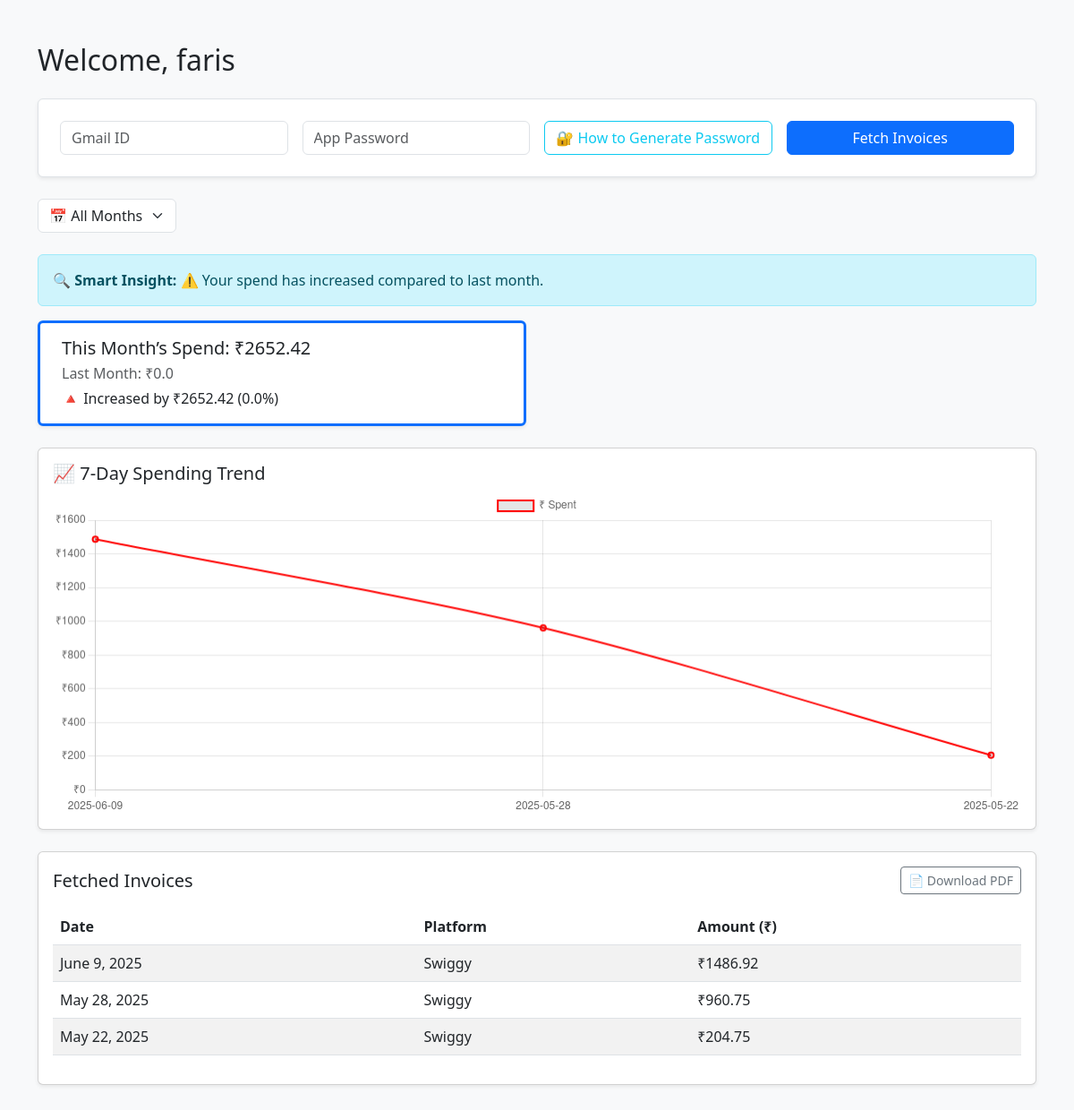
The page /dashboard/ (signed in) on the database its author committed.
### core/models.py (models this page shows, shortened)
class Invoice(models.Model):
    user = models.ForeignKey(User, on_delete=models.CASCADE, related_name="invoices")
    platform = models.CharField(max_length=100)
    amount = models.DecimalField(max_digits=10, decimal_places=2)
    date_fetched = models.DateField()
    created_at = models.DateTimeField(auto_now_add=True)
    class Meta:
        ordering = ['-date_fetched']
        verbose_name = 'Invoice'
        verbose_name_plural = 'Invoices'

### core/views.py (the view, shortened to what this page needs)
# urls.py: path('dashboard/', views.dashboard, name='dashboard'),
@login_required
def dashboard(request):
    invoices = []
    fetching = False
    invoices = Invoice.objects.filter(user=request.user)
    month_filter = request.GET.get("month", "")
    spend_by_date = defaultdict(float)
    month_spend = 0.0
    last_month_spend = 0.0
    for inv in invoices:
        date_str = inv.date_fetched.strftime("%Y-%m-%d")
        month_label = inv.date_fetched.strftime("%B %Y")
        amount = float(inv.amount)
        if not month_filter or month_label == month_filter:
            spend_by_date[date_str] += amount
            month_spend += amount
        elif month_label == get_previous_month(month_filter or datetime.today().strftime("%B %Y")):
            last_month_spend += amount
    chart_labels = list(spend_by_date.keys())
    chart_data = list(spend_by_date.values())
    smart_insight = ""
    if month_spend > last_month_spend:
        smart_insight = "⚠️ Your spend has increased compared to last month."
    elif month_spend < last_month_spend:
        smart_insight = "🎉 Great job! You spent less than last month."
    elif month_spend == 0:
        smart_insight = "🕵️ No spending recorded this month yet."
    used_months = set(inv.date_fetched.strftime("%B %Y") for inv in invoices)
    months = [{"label": m, "value": m} for m in sorted(used_months)]
    spend_diff = round(month_spend - last_month_spend, 2)
    percent_diff = round((spend_diff / last_month_spend * 100), 2) if last_month_spend else 0.0
    context = {
        "invoices": invoices,
        "fetching": fetching,
        "chart_labels": chart_labels,
        "chart_data": chart_data,
        "month_filter": month_filter,
        "months": months,
        "smart_insight": smart_insight,
        "month_spend": round(month_spend, 2),
        "last_month_spend": round(last_month_spend, 2),
        "spend_diff": spend_diff,
        "percent_diff": percent_diff,
        "total_chart_spend": sum(chart_data),  # ✅ Added to support chart logic
    }
    return render(request, "core/dashboard.html", context)

### core/templates/core/dashboard.html (shortened to what this page needs)
{% load custom_filters %}
<!DOCTYPE html>
<html lang="en">
<head>
    <link href="https://cdn.jsdelivr.net/npm/bootstrap@5.3.0/dist/css/bootstrap.min.css" rel="stylesheet">
</head>
<body class="bg-light">
<div class="container py-5">
    <h2 class="mb-4">Welcome, {{ request.user.username }}</h2>
    <form method="post" class="mb-4 p-4 bg-white shadow-sm rounded border">
        <div class="row g-3 align-items-center">
            <div class="col-md-3"><input type="text" class="form-control" name="email" placeholder="Gmail ID" required></div>
            <div class="col-md-3"><input type="password" class="form-control" name="password" placeholder="App Password" required></div>
            <div class="col-md-3">
                <button type="button" class="btn btn-outline-info w-100" data-bs-toggle="modal" data-bs-target="#appPasswordModal">🔐 How to Generate Password</button>
            </div>
            <div class="col-md-3"><button type="submit" class="btn btn-primary w-100">Fetch Invoices</button></div>
        </div>
    </form>
    <form method="get" class="mb-4">
        <div class="row g-2">
            <div class="col-auto">
                <select name="month" class="form-select" onchange="this.form.submit()">
                    <option value="">📅 All Months</option>
                </select>
            </div>
        </div>
    </form>
    {% if smart_insight %}
        <div class="alert alert-info"><strong>🔍 Smart Insight:</strong> {{ smart_insight }}</div>
    {% endif %}
    <div class="row mb-4">
        <div class="col-md-6">
            <div class="card border-start border-3 border-primary shadow-sm h-100 py-3 px-4">
                <h5 class="mb-1">This Month’s Spend: ₹{{ month_spend }}</h5>
                <p class="mb-1 text-muted">Last Month: ₹{{ last_month_spend }}</p>
                <p class="mb-0">
                    {% if spend_diff > 0 %}
                        🔺 Increased by ₹{{ spend_diff }} ({{ percent_diff }}%)
                    {% elif spend_diff < 0 %}
                        🔻 Decreased by ₹{{ spend_diff|abs_val }} ({{ percent_diff|abs_val }}%)
                    {% else %}
                        ➖ No change in spend
                    {% endif %}
                </p>
            </div>
        </div>
    </div>
    {% if chart_labels and chart_data %}
        {% if total_chart_spend > 0 %}
            <div class="card shadow-sm mb-4">
                <div class="card-body">
                    <h5 class="card-title">📈 7-Day Spending Trend</h5>
                    <canvas id="spendChart" height="100"></canvas>
                </div>
            </div>
        {% else %}
            <div class="alert alert-warning text-center mb-4">😕 No spending recorded in the past 7 days to display chart.</div>
        {% endif %}
    {% endif %}
    {% if invoices %}
        <div class="card shadow-sm">
            <div class="card-body">
                <div class="d-flex justify-content-between align-items-center mb-3">
                    <h5 class="card-title mb-0">Fetched Invoices</h5>
                    <a href="{% url 'download_pdf' %}" class="btn btn-sm btn-outline-secondary">📄 Download PDF</a>
                </div>
                <table class="table table-striped mt-2">
                    <thead>
                        <tr><th>Date</th><th>Platform</th><th>Amount (₹)</th></tr>
                    </thead>
                    <tbody>
                        {% for inv in invoices %}
                            <tr>
                                <td>{{ inv.date_fetched|default:"N/A" }}</td>
                                <td>{{ inv.platform|default:"Unknown" }}</td>
                                <td>₹{{ inv.amount|floatformat:2 }}</td>
                            </tr>
                        {% endfor %}
                    </tbody>
                </table>
            </div>
        </div>
    {% elif not fetching %}
        <p class="text-muted mt-4">No invoices to show yet.</p>
    {% endif %}
</div>
<script>
    document.addEventListener("DOMContentLoaded", function () {
        let spendChart;
        const labels = {{ chart_labels|safe }};
        const data = {{ chart_data|safe }};
        function renderChart(labels, data) {
            const ctx = document.getElementById('spendChart').getContext('2d');
            if (spendChart) spendChart.destroy();
            spendChart = new Chart(ctx, {
                type: 'line',
                data: {
                    labels: labels,
                    datasets: [{
                        label: '₹ Spent',
                        data: data,
                        borderColor: 'rgba(255, 0, 0, 1)',  // red
                        borderWidth: 2,
                        fill: false,
                        tension: 0.3
                    }]
                },
                options: {
                    responsive: true,
                    scales: {
                        y: {
                            beginAtZero: true,
                            ticks: {
                                callback: value => '₹' + value
                            }
                        }
                    }
                }
            });
        }
        // Initial render
        renderChart(labels, data);
        // Refresh chart every ~50 minutes
        setInterval(() => {
            fetch('/api/latest-spend-chart/')
                .then(res => res.json())
                .then(newData => {
                    if (newData.values.some(val => val !== 0)) {
                        renderChart(newData.labels, newData.values);
                    }
                })
                .catch(err => {
                    console.error("❌ Chart update failed:", err);
                });
        }, 3000000);  // 50 minutes in ms
    });
</script>
</body>
</html>

### rows shown on the page
Invoice: date_fetched "June 9, 2025", platform "Swiggy", amount "1486.92"
Invoice: date_fetched "May 28, 2025", platform "Swiggy", amount "960.75"
Invoice: date_fetched "May 22, 2025", platform "Swiggy", amount "204.75"

### other values the page prints
{{ request.user.username }} "faris"
{{ smart_insight }} "⚠️ Your spend has increased compared to last month."
{{ month_spend }} "2652.42"
{{ last_month_spend }} "0.0"
{{ spend_diff }} "2652.42"
{{ percent_diff }} "0.0"
chart data {{ chart_labels|safe }} ['2025-06-09', '2025-05-28', '2025-05-22']
chart data {{ chart_data|safe }} [1486.92, 960.75, 204.75]
